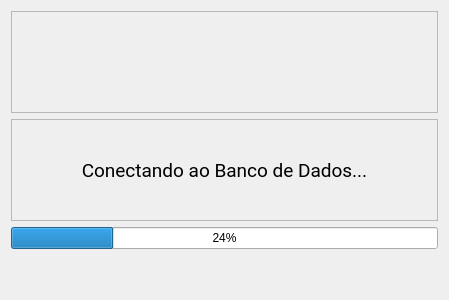
<?xml version="1.0" encoding="UTF-8"?>
<ui version="4.0">
 <class>py_progress_data</class>
 <widget class="QDialog" name="py_progress_data">
  <property name="geometry">
   <rect>
    <x>0</x>
    <y>0</y>
    <width>449</width>
    <height>300</height>
   </rect>
  </property>
  <property name="windowTitle">
   <string>Tela de Carregamento</string>
  </property>
  <property name="windowIcon">
   <iconset>
    <normaloff>../../../../resources/images/icons/attention.svg</normaloff>../../../../resources/images/icons/attention.svg</iconset>
  </property>
  <layout class="QVBoxLayout" name="verticalLayout">
   <item>
    <widget class="QFrame" name="frame_2">
     <property name="frameShape">
      <enum>QFrame::StyledPanel</enum>
     </property>
     <property name="frameShadow">
      <enum>QFrame::Raised</enum>
     </property>
     <layout class="QHBoxLayout" name="horizontalLayout_5">
      <item>
       <spacer name="horizontalSpacer">
        <property name="orientation">
         <enum>Qt::Horizontal</enum>
        </property>
        <property name="sizeHint" stdset="0">
         <size>
          <width>137</width>
          <height>20</height>
         </size>
        </property>
       </spacer>
      </item>
      <item>
       <widget class="QLabel" name="label_2">
        <property name="text">
         <string/>
        </property>
        <property name="pixmap">
         <pixmap>../../../../resources/images/logo.svg</pixmap>
        </property>
        <property name="scaledContents">
         <bool>false</bool>
        </property>
       </widget>
      </item>
      <item>
       <spacer name="horizontalSpacer_2">
        <property name="orientation">
         <enum>Qt::Horizontal</enum>
        </property>
        <property name="sizeHint" stdset="0">
         <size>
          <width>136</width>
          <height>20</height>
         </size>
        </property>
       </spacer>
      </item>
     </layout>
    </widget>
   </item>
   <item>
    <widget class="QFrame" name="frame">
     <property name="frameShape">
      <enum>QFrame::StyledPanel</enum>
     </property>
     <property name="frameShadow">
      <enum>QFrame::Raised</enum>
     </property>
     <layout class="QHBoxLayout" name="horizontalLayout_2">
      <item>
       <layout class="QHBoxLayout" name="horizontalLayout_3"/>
      </item>
      <item>
       <widget class="QLabel" name="label">
        <property name="font">
         <font>
          <family>Roboto</family>
          <pointsize>14</pointsize>
         </font>
        </property>
        <property name="text">
         <string>Conectando ao Banco de Dados...</string>
        </property>
        <property name="alignment">
         <set>Qt::AlignCenter</set>
        </property>
       </widget>
      </item>
      <item>
       <layout class="QHBoxLayout" name="horizontalLayout_4"/>
      </item>
     </layout>
    </widget>
   </item>
   <item>
    <widget class="QProgressBar" name="progress_data_base">
     <property name="value">
      <number>24</number>
     </property>
     <property name="textVisible">
      <bool>true</bool>
     </property>
     <property name="orientation">
      <enum>Qt::Horizontal</enum>
     </property>
    </widget>
   </item>
   <item>
    <spacer name="verticalSpacer">
     <property name="orientation">
      <enum>Qt::Vertical</enum>
     </property>
     <property name="sizeType">
      <enum>QSizePolicy::Maximum</enum>
     </property>
     <property name="sizeHint" stdset="0">
      <size>
       <width>20</width>
       <height>40</height>
      </size>
     </property>
    </spacer>
   </item>
  </layout>
 </widget>
 <resources/>
 <connections/>
</ui>
